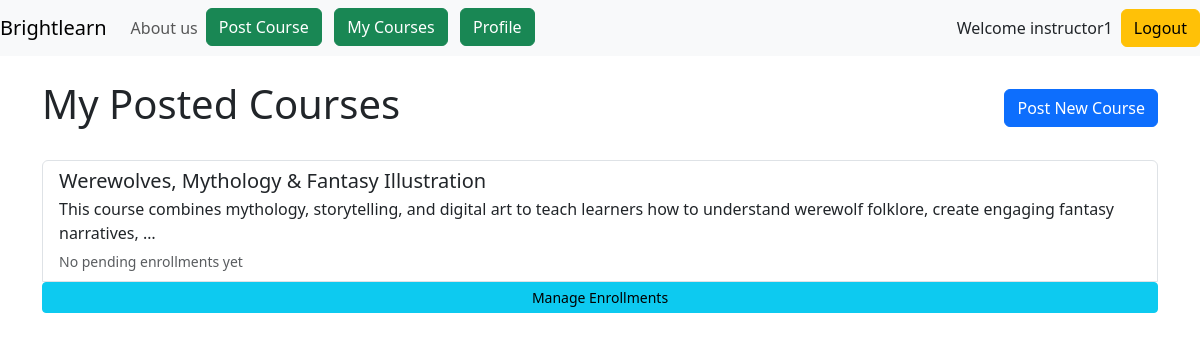
/courses/my-courses/ (signed in), run on the app's committed database.
### accounts/models.py (models this page shows, shortened)
class User(AbstractUser):
    name = models.CharField(max_length=70, default='name')
    contact = models.CharField(max_length=13)
    user_type = models.CharField(
        max_length=1,
        choices=(
            ('I', "Instructor"),
            ('S', "Student"),
        ),
    )

### courses/models.py (models this page shows, shortened)
class Course(models.Model):
    instructor = models.ForeignKey(User, on_delete=models.CASCADE)
    title = models.CharField(max_length=200)
    description = models.TextField()
    category = models.CharField(max_length=100)
    price = models.DecimalField(max_digits=10, decimal_places=2)
    start_date = models.DateField()
    end_date = models.DateField()
    created_at = models.DateTimeField(auto_now_add=True)
    image = models.ImageField(upload_to='course_images/', blank=True, null=True)

### courses/views.py (the view)
# urls.py: path('my-courses/', views.my_courses, name='my_courses'),
@login_required
def my_courses(request):
    if not is_instructor(request.user):
        messages.error(request, "Only instructors can view their courses.")
        return redirect('home')
    courses = Course.objects.filter(instructor=request.user)
    pending_count = Enrollment.objects.filter(status = 'pending').count()
    context = {
        'pending_count': pending_count,
        'courses': courses
    }
    return render(request, 'courses/my_courses.html',context)

### courses/views.py (called while the page is built)
def is_instructor(user):
    return user.is_authenticated and user.user_type == 'I'

### courses/templates/courses/my_courses.html (shortened to what this page needs)
{% extends 'base.html' %}
{% block main %}
<div class="container mt-4">
    <div class="d-flex justify-content-between align-items-center mb-4">
        <h1>My Posted Courses</h1>
        <a href="{% url 'course_create' %}" class="btn btn-primary">
             Post New Course
        </a>
    </div>
    <div class="list-group">
        {% for course in courses %}
        <a href="{% url 'course_detail' course.id %}" class="list-group-item list-group-item-action">
            <div class="d-flex w-100 justify-content-between">
                <h5 class="mb-1">{{ course.title }}</h5>
            </div>
            <p class="mb-1">{{ course.description|truncatewords:20 }}</p>
            <small class="text-muted">
                {% if course.pending_count %}
                    {{ course.pending_count }} pending enrollments
                {% else %}
                    No pending enrollments yet
                {% endif %}
            </small>
            <a href="{% url 'view_enrollments' course.id %}" class="btn btn-sm btn-info float-end">Manage Enrollments</a>
        </a>
        {% empty %}
        <div class="alert alert-info">
            You haven't posted any courses yet.
        </div>
        {% endfor %}
    </div>
</div>
{% endblock %}

### templates/base.html (shortened to what this page needs)
<!doctype html>
<html lang="en">
    <head>
        <link
            href="https://cdn.jsdelivr.net/npm/bootstrap@5.3.2/dist/css/bootstrap.min.css"
            rel="stylesheet"
        />
    </head>
    <body>
        <header>
             <nav class="navbar navbar-expand-md navbar-light bg-light">
                <a class="navbar-brand" href="{% url 'home' %}">Brightlearn</a>
                <div class="collapse navbar-collapse" id="collapsibleNavId">
                    <ul class="navbar-nav mr-auto mt-2 mt-lg-0">
                        <li class="nav-item active">
                            <a class="nav-link" href="{% url "about_us" %}">About us </a>
                        </li>
                        {% if request.user.is_authenticated %}
                            {% if request.user.user_type == 'I' %}
                                <li class="nav-item">
                                     <a class="btn btn-success" href="{% url 'course_create'%}"> Post Course </a>
                                </li>
                                <li class="nav-item">
                                    <a class="btn btn-success" href="{% url 'my_courses' %}"> My Courses </a>
                                </li>
                            {% endif %}
                            <li class="nav-item">
                                <a class="btn btn-success" href="{% url 'profile_details' %}"> Profile </a>
                            </li>
                        {% endif %}
                    </ul>
                </div>
                <ul class="navbar-nav ml-auto mt-2 mt-lg-0">
                    {% if not request.user.is_authenticated %}
                        <li class="nav-item" style="list-style-type:none;">
                             <a class="btn btn-success" href="{% url 'login'%}"> Login </a>
                        </li>
                        &nbsp;
                        &nbsp;
                        <li class="nav-item" style="list-style-type:none;">
                            <a class="btn btn-success" href="{% url 'register'%}"> Register </a>
                        </li>
                    {% else %}
                        <p class="my-auto me-2"> Welcome {{request.user.username}}</p>
                        <a class="btn btn-warning" href="{% url "logout" %}">Logout</a>
                    {% endif %}
                </ul>
             </nav>
        </header>
        <main>
            {% block main %}
            {% endblock main %}
        </main>
    </body>
</html>

### data on the page
User: user.username "instructor1"
Course: title "Werewolves, Mythology & Fantasy Illustration", description "This course combines mythology, storytelling, and digital art to teach learners how to understand werewolf folklore, create engaging fantasy narratives, …"
